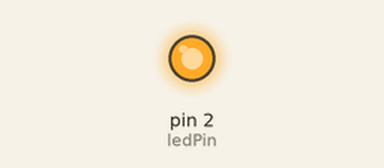
This sketch was run on a simulated Arduino Uno, built with avr-gcc and run on an emulated ATmega328P. Parts: output pins drawn as LEDs (lit = HIGH).

Above: at 1.0 s.
At 3.0 s:
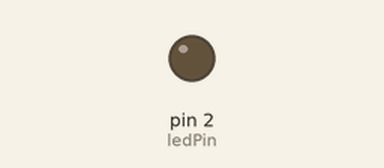
Timing chart, 0 to 5.2 s (numbered marks = the images above):
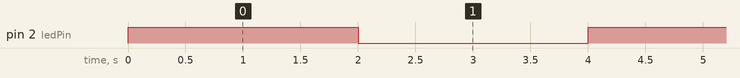

The sketch:

02_arduino_led.ino
```cpp
// Just a simple blink example. Note that the long kathode of the LED goes into the + and the short one goes into the -.

const int ledPin = 2;

void setup() {
  pinMode(ledPin, OUTPUT);
}

void loop() {
    digitalWrite(ledPin, HIGH);
    delay(2000);
    digitalWrite(ledPin, LOW);
    delay(2000);
}
```

Measured:
- by itself, pin 2 (ledPin): alternates HIGH for 2.0 s and LOW for 2.0 s
